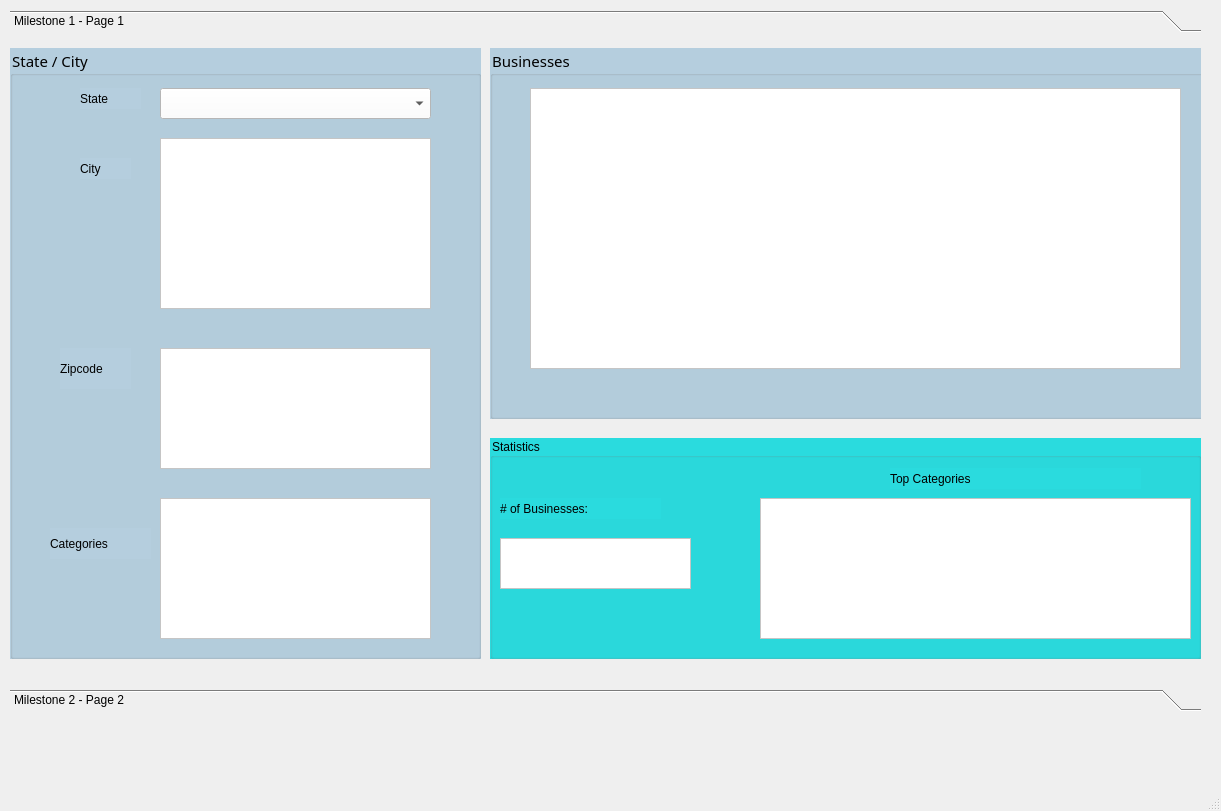
<?xml version="1.0" encoding="UTF-8"?>
<ui version="4.0">
 <class>MainWindow</class>
 <widget class="QMainWindow" name="MainWindow">
  <property name="geometry">
   <rect>
    <x>0</x>
    <y>0</y>
    <width>1221</width>
    <height>811</height>
   </rect>
  </property>
  <property name="windowTitle">
   <string>MainWindow</string>
  </property>
  <widget class="QWidget" name="centralwidget">
   <widget class="QToolBox" name="toolBox">
    <property name="geometry">
     <rect>
      <x>10</x>
      <y>10</y>
      <width>1191</width>
      <height>701</height>
     </rect>
    </property>
    <property name="styleSheet">
     <string notr="true">font: 12pt &quot;Lucida Sans&quot;;
border-color: rgb(0, 0, 0);</string>
    </property>
    <property name="currentIndex">
     <number>0</number>
    </property>
    <widget class="QWidget" name="page_3">
     <property name="geometry">
      <rect>
       <x>0</x>
       <y>0</y>
       <width>1191</width>
       <height>637</height>
      </rect>
     </property>
     <attribute name="label">
      <string>Milestone 1 - Page 1</string>
     </attribute>
     <widget class="QGroupBox" name="groupBox">
      <property name="geometry">
       <rect>
        <x>0</x>
        <y>10</y>
        <width>471</width>
        <height>611</height>
       </rect>
      </property>
      <property name="font">
       <font>
        <family>Lucida Sans</family>
        <pointsize>11</pointsize>
        <weight>50</weight>
        <italic>false</italic>
        <bold>false</bold>
       </font>
      </property>
      <property name="styleSheet">
       <string notr="true">font: 11pt &quot;Lucida Sans&quot;;
background-color: rgb(181, 206, 222);</string>
      </property>
      <property name="title">
       <string>State / City</string>
      </property>
      <widget class="QComboBox" name="stateList">
       <property name="geometry">
        <rect>
         <x>150</x>
         <y>40</y>
         <width>271</width>
         <height>31</height>
        </rect>
       </property>
       <property name="styleSheet">
        <string notr="true">background-color: rgb(255, 255, 255);
font: 10pt &quot;Lucida Sans&quot;;</string>
       </property>
      </widget>
      <widget class="QLabel" name="label">
       <property name="geometry">
        <rect>
         <x>70</x>
         <y>40</y>
         <width>61</width>
         <height>21</height>
        </rect>
       </property>
       <property name="text">
        <string>State</string>
       </property>
      </widget>
      <widget class="QLabel" name="label_2">
       <property name="geometry">
        <rect>
         <x>70</x>
         <y>110</y>
         <width>51</width>
         <height>21</height>
        </rect>
       </property>
       <property name="text">
        <string>City</string>
       </property>
      </widget>
      <widget class="QListWidget" name="cityList">
       <property name="geometry">
        <rect>
         <x>150</x>
         <y>90</y>
         <width>271</width>
         <height>171</height>
        </rect>
       </property>
       <property name="styleSheet">
        <string notr="true">background-color: rgb(255, 255, 255);
font: 10pt &quot;Lucida Sans&quot;;</string>
       </property>
      </widget>
      <widget class="QLabel" name="label_5">
       <property name="geometry">
        <rect>
         <x>50</x>
         <y>300</y>
         <width>71</width>
         <height>41</height>
        </rect>
       </property>
       <property name="text">
        <string>Zipcode</string>
       </property>
      </widget>
      <widget class="QListWidget" name="zipcodeList">
       <property name="geometry">
        <rect>
         <x>150</x>
         <y>300</y>
         <width>271</width>
         <height>121</height>
        </rect>
       </property>
       <property name="styleSheet">
        <string notr="true">background-color: rgb(255, 255, 255);
font: 10pt &quot;Lucida Sans&quot;;</string>
       </property>
      </widget>
      <widget class="QLabel" name="label_6">
       <property name="geometry">
        <rect>
         <x>40</x>
         <y>480</y>
         <width>101</width>
         <height>31</height>
        </rect>
       </property>
       <property name="text">
        <string>Categories</string>
       </property>
      </widget>
      <widget class="QListWidget" name="categoryList">
       <property name="geometry">
        <rect>
         <x>150</x>
         <y>450</y>
         <width>271</width>
         <height>141</height>
        </rect>
       </property>
       <property name="styleSheet">
        <string notr="true">background-color: rgb(255, 255, 255);
font: 10pt &quot;Lucida Sans&quot;;</string>
       </property>
      </widget>
     </widget>
     <widget class="QGroupBox" name="businessGroup">
      <property name="geometry">
       <rect>
        <x>480</x>
        <y>10</y>
        <width>721</width>
        <height>371</height>
       </rect>
      </property>
      <property name="font">
       <font>
        <family>Lucida Sans</family>
        <pointsize>11</pointsize>
        <weight>50</weight>
        <italic>false</italic>
        <bold>false</bold>
       </font>
      </property>
      <property name="styleSheet">
       <string notr="true">font: 11pt &quot;Lucida Sans&quot;;
background-color: rgb(181, 206, 222);</string>
      </property>
      <property name="title">
       <string>Businesses</string>
      </property>
      <widget class="QTableWidget" name="businessTable">
       <property name="geometry">
        <rect>
         <x>40</x>
         <y>40</y>
         <width>651</width>
         <height>281</height>
        </rect>
       </property>
       <property name="styleSheet">
        <string notr="true">background-color: rgb(255, 255, 255);
font: 10pt &quot;Lucida Sans&quot;;</string>
       </property>
       <attribute name="horizontalHeaderVisible">
        <bool>false</bool>
       </attribute>
       <attribute name="horizontalHeaderStretchLastSection">
        <bool>true</bool>
       </attribute>
       <attribute name="verticalHeaderVisible">
        <bool>false</bool>
       </attribute>
      </widget>
     </widget>
     <widget class="QGroupBox" name="groupBox_3">
      <property name="geometry">
       <rect>
        <x>480</x>
        <y>400</y>
        <width>711</width>
        <height>221</height>
       </rect>
      </property>
      <property name="styleSheet">
       <string notr="true">background-color: rgb(42, 219, 222);</string>
      </property>
      <property name="title">
       <string>Statistics</string>
      </property>
      <widget class="QLabel" name="label_7">
       <property name="geometry">
        <rect>
         <x>10</x>
         <y>60</y>
         <width>161</width>
         <height>21</height>
        </rect>
       </property>
       <property name="text">
        <string># of Businesses:</string>
       </property>
      </widget>
      <widget class="QListWidget" name="numBusiness">
       <property name="geometry">
        <rect>
         <x>10</x>
         <y>100</y>
         <width>191</width>
         <height>51</height>
        </rect>
       </property>
       <property name="styleSheet">
        <string notr="true">background-color: rgb(255, 255, 255);</string>
       </property>
      </widget>
      <widget class="QLabel" name="label_8">
       <property name="geometry">
        <rect>
         <x>400</x>
         <y>30</y>
         <width>251</width>
         <height>21</height>
        </rect>
       </property>
       <property name="text">
        <string>Top Categories</string>
       </property>
      </widget>
      <widget class="QTableWidget" name="topCategory">
       <property name="geometry">
        <rect>
         <x>270</x>
         <y>60</y>
         <width>431</width>
         <height>141</height>
        </rect>
       </property>
       <property name="styleSheet">
        <string notr="true">background-color: rgb(255, 255, 255);</string>
       </property>
      </widget>
     </widget>
    </widget>
    <widget class="QWidget" name="page_4">
     <property name="geometry">
      <rect>
       <x>0</x>
       <y>0</y>
       <width>1191</width>
       <height>637</height>
      </rect>
     </property>
     <attribute name="label">
      <string>Milestone 2 - Page 2</string>
     </attribute>
     <widget class="QGroupBox" name="groupBox_2">
      <property name="geometry">
       <rect>
        <x>0</x>
        <y>10</y>
        <width>1191</width>
        <height>651</height>
       </rect>
      </property>
      <property name="font">
       <font>
        <family>Lucida Sans</family>
        <pointsize>12</pointsize>
        <weight>50</weight>
        <italic>false</italic>
        <bold>false</bold>
       </font>
      </property>
      <property name="title">
       <string>Search Business by Name</string>
      </property>
      <widget class="QLabel" name="label_3">
       <property name="geometry">
        <rect>
         <x>50</x>
         <y>60</y>
         <width>221</width>
         <height>51</height>
        </rect>
       </property>
       <property name="font">
        <font>
         <family>Lucida Sans</family>
         <pointsize>11</pointsize>
         <weight>50</weight>
         <italic>false</italic>
         <bold>false</bold>
        </font>
       </property>
       <property name="styleSheet">
        <string notr="true">font: 11pt &quot;Lucida Sans&quot;;</string>
       </property>
       <property name="text">
        <string>Enter Business Name:</string>
       </property>
      </widget>
      <widget class="QLabel" name="label_4">
       <property name="geometry">
        <rect>
         <x>50</x>
         <y>510</y>
         <width>221</width>
         <height>51</height>
        </rect>
       </property>
       <property name="font">
        <font>
         <family>Lucida Sans</family>
         <pointsize>11</pointsize>
         <weight>50</weight>
         <italic>false</italic>
         <bold>false</bold>
        </font>
       </property>
       <property name="styleSheet">
        <string notr="true">font: 11pt &quot;Lucida Sans&quot;;</string>
       </property>
       <property name="text">
        <string>City for Business:</string>
       </property>
      </widget>
      <widget class="QLineEdit" name="bname">
       <property name="geometry">
        <rect>
         <x>260</x>
         <y>60</y>
         <width>321</width>
         <height>41</height>
        </rect>
       </property>
       <property name="styleSheet">
        <string notr="true">font: 10pt &quot;Lucida Sans&quot;;
border-color: rgb(0, 0, 0);</string>
       </property>
      </widget>
      <widget class="QLineEdit" name="bcity">
       <property name="geometry">
        <rect>
         <x>260</x>
         <y>510</y>
         <width>321</width>
         <height>41</height>
        </rect>
       </property>
       <property name="styleSheet">
        <string notr="true">font: 10pt &quot;Lucida Sans&quot;;
border-color: rgb(0, 0, 0);</string>
       </property>
       <property name="readOnly">
        <bool>true</bool>
       </property>
      </widget>
      <widget class="QListWidget" name="businesses">
       <property name="geometry">
        <rect>
         <x>260</x>
         <y>150</y>
         <width>321</width>
         <height>301</height>
        </rect>
       </property>
       <property name="styleSheet">
        <string notr="true">font: 11pt &quot;Lucida Sans&quot;;</string>
       </property>
      </widget>
     </widget>
    </widget>
   </widget>
  </widget>
  <widget class="QMenuBar" name="menubar">
   <property name="geometry">
    <rect>
     <x>0</x>
     <y>0</y>
     <width>1221</width>
     <height>21</height>
    </rect>
   </property>
  </widget>
  <widget class="QStatusBar" name="statusbar"/>
 </widget>
 <resources/>
 <connections/>
</ui>
